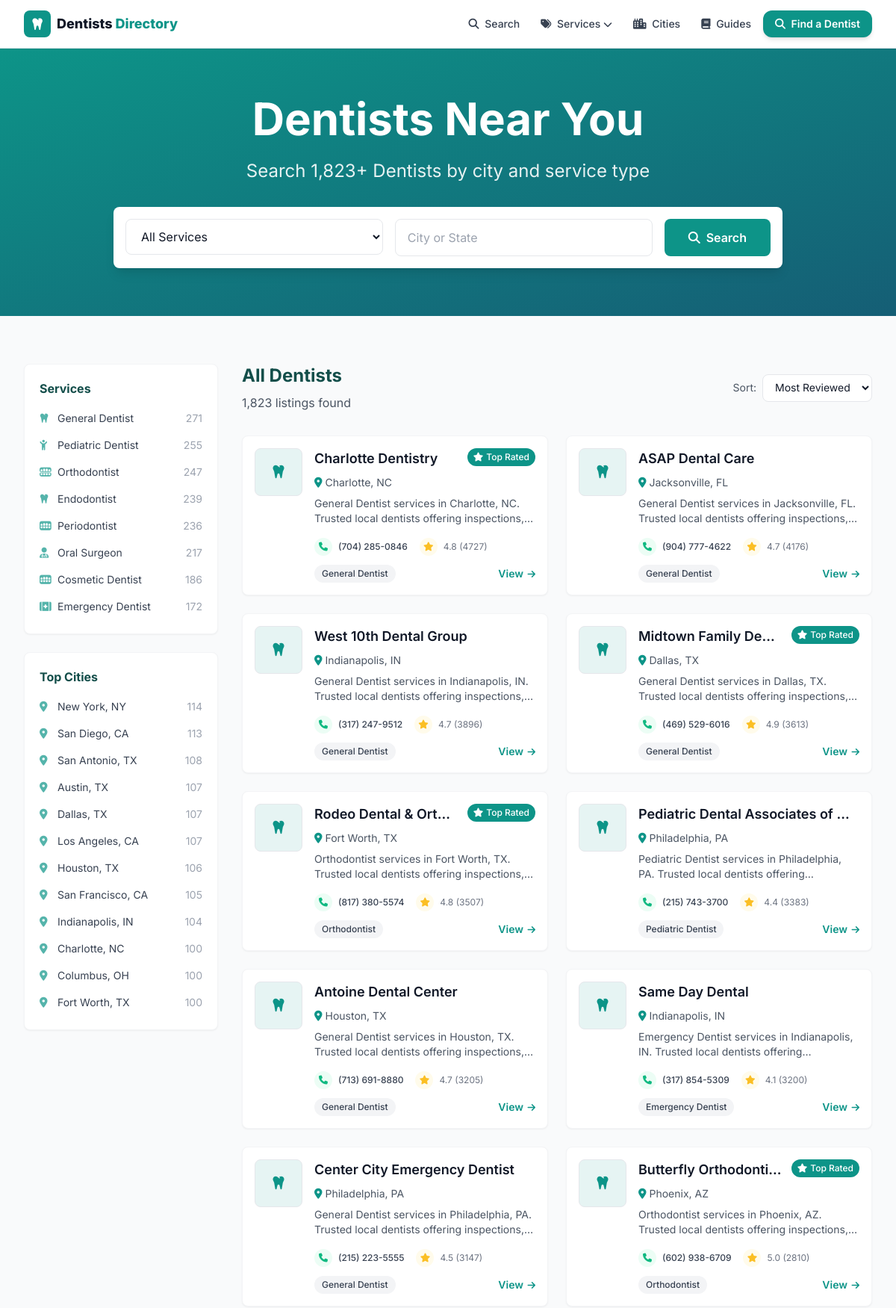
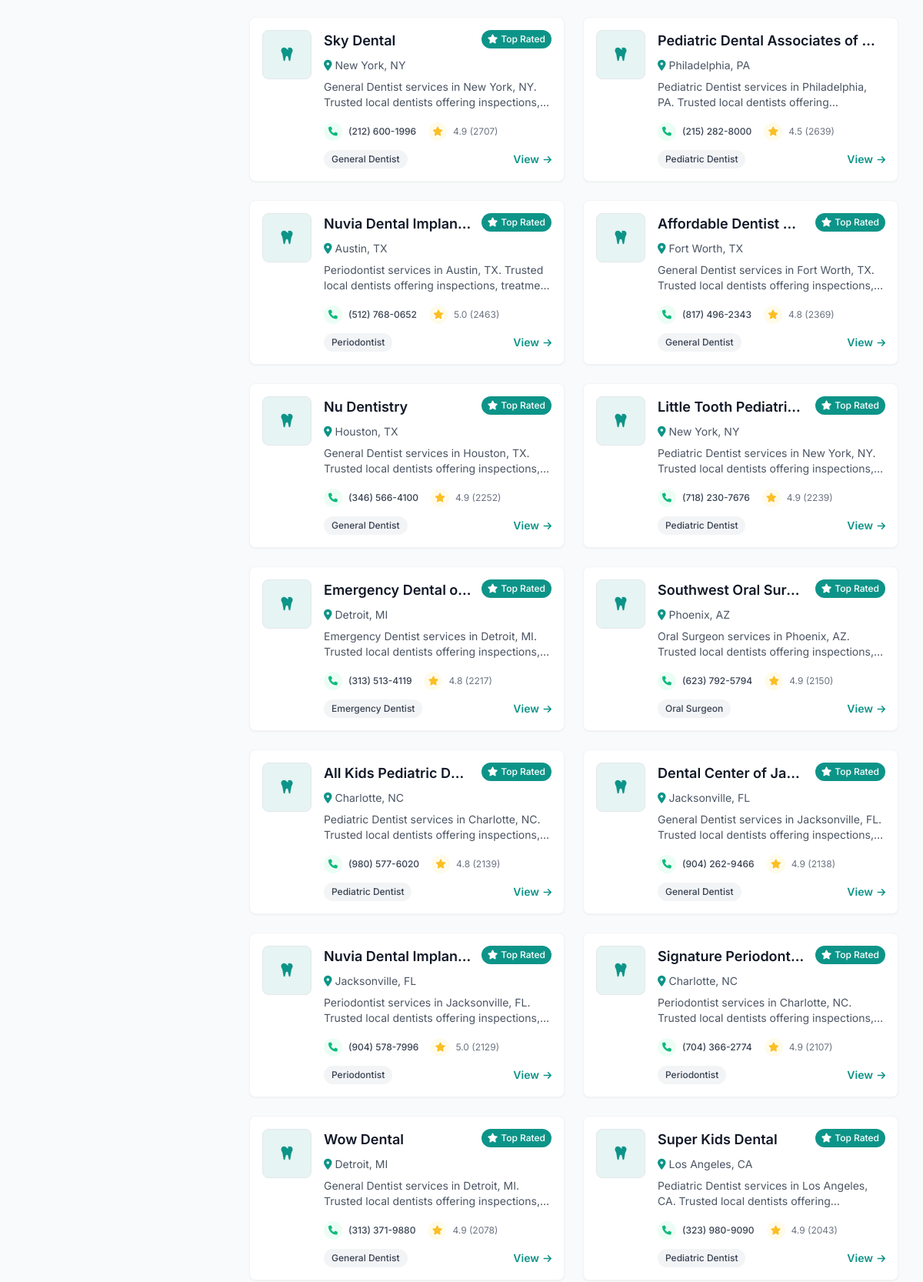
The page / (upper part) on the database its author committed (2 pictures, top to bottom).
### tables this page shows
CREATE TABLE listings (
    id          INTEGER PRIMARY KEY AUTOINCREMENT,
    name        TEXT NOT NULL,
    slug        TEXT UNIQUE NOT NULL,
    category    TEXT,
    city        TEXT,
    state       TEXT,
    address     TEXT,
    phone       TEXT,
    website     TEXT,
    lat         REAL,
    lng         REAL,
    rating      REAL,
    reviews     INTEGER,
    hours       TEXT,           -- JSON blob
    maps_url    TEXT,
    cid         TEXT,           -- google place CID, used for dedup
    scraped_at  TEXT DEFAULT (datetime('now'))
);

### web/app.py (the view)
@app.route("/")
def home():
    d = get_db()
    sort = request.args.get("sort", "reviews")
    order = {"reviews": "reviews DESC", "rating": "rating DESC, reviews DESC",
             "name": "name ASC"}.get(sort, "reviews DESC")
    listings = d.execute(
        f"SELECT * FROM listings ORDER BY {order} LIMIT 24").fetchall()
    cities = d.execute(
        "SELECT city, state, COUNT(*) n FROM listings "
        "GROUP BY city, state ORDER BY n DESC LIMIT 24").fetchall()
    cats = d.execute(
        "SELECT category, COUNT(*) n FROM listings "
        "WHERE category IS NOT NULL GROUP BY category ORDER BY n DESC").fetchall()
    total = dbmod.count(d)
    return render_template("index.html", listings=listings, cities=cities,
                           cats=cats, total=total, sort=sort)

### scraper/db.py (called while the page is built)
def slugify(value: str) -> str:
    value = unicodedata.normalize("NFKD", value).encode("ascii", "ignore").decode()
    value = re.sub(r"[^\w\s-]", "", value).strip().lower()
    return re.sub(r"[-\s]+", "-", value)

def count(conn) -> int:
    return conn.execute("SELECT COUNT(*) FROM listings").fetchone()[0]

### web/app.py (called while the page is built)
def get_db():
    if "db" not in g:
        uri = f"file:{dbmod.DB_PATH.as_posix()}?mode=ro&immutable=1"
        g.db = sqlite3.connect(uri, uri=True)
        g.db.row_factory = sqlite3.Row
    return g.db

def slugify(s):
    return dbmod.slugify(s or "")

@app.context_processor
def inject_globals():
    cats = [r["category"] for r in get_db().execute(
        "SELECT DISTINCT category FROM listings WHERE category IS NOT NULL "
        "ORDER BY category")]
    return {
        "SITE_NAME": app.config["SITE_NAME"],
        "ALL_CATEGORIES": cats,
        "CATEGORY_ICONS": CATEGORY_ICONS,
        "ADSENSE_CLIENT": app.config["ADSENSE_CLIENT"],
        "GA_ID": app.config["GA_ID"],
        "DOMAIN": app.config["DOMAIN"],
        "GSC_VERIFICATION": app.config["GSC_VERIFICATION"],
        "STATE_NAMES": STATE_NAMES,
        "cat_slug": slugify,
    }

### web/templates/index.html (shortened to what this page needs)
{% extends "base.html" %}
{% from "_macros.html" import card %}
{% block content %}
<section class="bg-gradient-to-br from-primary to-gradient text-white py-16">
  <div class="max-w-7xl mx-auto px-4 sm:px-6 lg:px-8 text-center">
    <h1 class="text-4xl md:text-6xl font-heading font-bold mb-6">Dentists Near You</h1>
    <p class="text-xl md:text-2xl mb-8 text-white/90 max-w-3xl mx-auto">Search {{ "{:,}".format(total) }}+ Dentists by city and service type</p>
    <div class="max-w-4xl mx-auto">
      <form method="GET" action="/search" class="flex flex-col md:flex-row gap-4 bg-white rounded-lg p-4 shadow-lg">
        <div class="flex-1 relative">
          <select name="category" class="w-full px-4 py-3 text-gray-900 rounded-lg border border-gray-200 focus:border-primary focus:ring-2 focus:ring-primary/20 outline-none bg-white">
            <option value="">All Services</option>
          </select>
        </div>
        <div class="flex-1 relative">
          <input name="city" placeholder="City or State" class="w-full px-4 py-3 text-gray-900 rounded-lg border border-gray-200 focus:border-primary focus:ring-2 focus:ring-primary/20 outline-none">
        </div>
        <button class="bg-primary hover:opacity-90 text-white font-semibold px-8 py-3 rounded-lg whitespace-nowrap"><i class="fas fa-search mr-2"></i>Search</button>
      </form>
    </div>
  </div>
</section>
<section class="py-16 bg-gray-50">
  <div class="max-w-7xl mx-auto px-4 sm:px-6 lg:px-8">
    <div class="grid grid-cols-1 lg:grid-cols-4 gap-8">
      <aside class="lg:col-span-1 space-y-6">
        <div class="bg-white rounded-lg shadow-sm border border-gray-100 p-5">
          <h3 class="font-heading font-bold text-secondary mb-3">Services</h3>
          <ul class="space-y-1">
            {% for c in cats %}
            <li><a href="/category/{{ cat_slug(c.category) }}" class="flex items-center justify-between text-sm text-gray-700 hover:text-primary py-1.5">
              <span><i class="fa-solid {{ CATEGORY_ICONS.get(c.category,'fa-bug') }} mr-2 text-primary/70 w-4"></i>{{ c.category }}</span>
              <span class="text-gray-400">{{ c.n }}</span></a></li>
            {% endfor %}
          </ul>
        </div>
        <div class="bg-white rounded-lg shadow-sm border border-gray-100 p-5">
          <h3 class="font-heading font-bold text-secondary mb-3">Top Cities</h3>
          <ul class="space-y-1">
            {% for c in cities[:12] %}
            <li><a href="/{{ c.state|lower }}/{{ cat_slug(c.city) }}" class="flex items-center justify-between text-sm text-gray-700 hover:text-primary py-1.5">
              <span><i class="fas fa-map-marker-alt mr-2 text-primary/70 w-4"></i>{{ c.city }}, {{ c.state }}</span>
              <span class="text-gray-400">{{ c.n }}</span></a></li>
            {% endfor %}
          </ul>
        </div>
      </aside>
      <div class="lg:col-span-3">
        <div class="listings-container">
          <div class="flex flex-col sm:flex-row justify-between items-start sm:items-center mb-8">
            <div>
              <h2 class="text-2xl font-heading font-bold text-secondary mb-2">All Dentists</h2>
              <p class="text-gray-600">{{ "{:,}".format(total) }} listings found</p>
            </div>
            <div class="mt-4 sm:mt-0">
              <form method="GET" class="flex items-center space-x-2">
                <label class="text-sm text-gray-600">Sort:</label>
                <select name="sort" onchange="this.form.submit()" class="px-3 py-2 border border-gray-200 rounded-lg text-sm focus:border-primary outline-none bg-white">
                  <option value="reviews" {% if sort=='reviews' %}selected{% endif %}>Most Reviewed</option>
                </select>
              </form>
            </div>
          </div>
          <div class="grid grid-cols-1 md:grid-cols-2 gap-6 mb-8">
            {% for l in listings %}{{ card(l) }}{% endfor %}
          </div>
        </div>
      </div>
    </div>
  </div>
</section>
{% endblock %}

### web/templates/_macros.html (shortened to what this page needs)
{% macro card(l) %}
<div class="bg-white rounded-lg shadow-sm hover:shadow-md transition-all duration-200 overflow-hidden border border-gray-100">
  <div class="p-4">
    <div class="flex items-start space-x-4">
      <div class="flex-shrink-0">
      </div>
      <div class="flex-1 min-w-0">
        <div class="flex items-start mb-2">
          <h3 class="text-lg font-heading font-semibold text-gray-900 flex-1 min-w-0 mr-3">
            <a href="/listing/{{ l.slug }}" class="hover:text-primary block truncate">{{ l.name }}</a>
          </h3>
          {% if l.rating and l.rating >= 4.8 %}
          <span class="bg-primary text-white px-2 py-1 rounded-full text-xs font-medium flex-shrink-0">
            <i class="fas fa-star mr-1"></i><span class="hidden sm:inline">Top Rated</span></span>
          {% endif %}
        </div>
        <p class="text-sm text-gray-600 flex items-center mb-2">
          <i class="fas fa-map-marker-alt mr-1 text-primary"></i>
          <a href="/{{ l.state|lower }}/{{ l.city|slugify }}" class="hover:text-primary hover:underline">{{ l.city }}, {{ l.state }}</a>
        </p>
        <p class="text-gray-600 text-sm mb-4 line-clamp-2">
          {{ l.category or 'Dentists' }} services in {{ l.city }}, {{ l.state }}. Trusted local dentists offering inspections, treatment and prevention. Call for service and fast response.
        </p>
        <div class="flex items-center justify-between text-xs mb-3">
          <div class="flex items-center space-x-4">
            {% if l.phone %}
            <a href="tel:{{ l.phone|trim }}" class="flex items-center group transition-all duration-200 hover:text-emerald-600">
              <div class="w-6 h-6 rounded-full bg-emerald-50 flex items-center justify-center mr-2 group-hover:bg-emerald-100">
                <i class="fas fa-phone text-xs text-emerald-500"></i></div>
              <span class="hidden sm:inline text-gray-700 group-hover:text-emerald-600 font-medium">{{ l.phone|trim }}</span>
            </a>
            {% endif %}
            {% if l.reviews %}
            <div class="flex items-center text-gray-500">
              <div class="w-6 h-6 rounded-full bg-amber-50 flex items-center justify-center mr-2"><i class="fas fa-star text-xs text-amber-400"></i></div>
              <span>{{ "%.1f"|format(l.rating) }} ({{ l.reviews }})</span>
            </div>
            {% endif %}
          </div>
        </div>
        <div class="flex items-center justify-between">
          {% if l.category %}<span class="bg-gray-100 text-gray-700 px-2.5 py-1 rounded-full text-xs font-medium">{{ l.category }}</span>{% else %}<span></span>{% endif %}
          <a href="/listing/{{ l.slug }}" class="text-primary font-semibold text-sm hover:underline">View <i class="fas fa-arrow-right text-xs ml-0.5"></i></a>
        </div>
      </div>
    </div>
  </div>
</div>
{% endmacro %}

### web/templates/base.html (style rules this page uses)
body { font-family:'Inter',sans-serif }

### rows shown on the page
listings: category "Pediatric Dentist", n "255"
listings: category "Orthodontist", n "247"
listings: category "Oral Surgeon", n "217"
listings: city "New York", state "NY", n "114"
listings: name "Charlotte Dentistry", shows "Top Rated", city "Charlotte", state "NC", category "General Dentist", phone "(704) 285-0846", rating "4.8", reviews "4727"
listings: name "ASAP Dental Care", city "Jacksonville", state "FL", category "General Dentist", phone "(904) 777-4622", rating "4.7", reviews "4176"
listings: name "West 10th Dental Group", city "Indianapolis", state "IN", category "General Dentist", phone "(317) 247-9512", rating "4.7", reviews "3896"
listings: name "Midtown Family De…", shows "Top Rated", city "Dallas", state "TX", category "General Dentist", phone "(469) 529-6016", rating "4.9", reviews "3613"
listings: name "Rodeo Dental & Orth…", shows "Top Rated", city "Fort Worth", state "TX", category "Orthodontist", phone "(817) 380-5574", rating "4.8", reviews "3507"
listings: name "Pediatric Dental Associates of…", city "Philadelphia", state "PA", category "Pediatric Dentist", phone "(215) 743-3700", rating "4.4", reviews "3383"
listings: name "Antoine Dental Center", city "Houston", state "TX", category "General Dentist", phone "(713) 691-8880", rating "4.7", reviews "3205"
listings: name "Same Day Dental", city "Indianapolis", state "IN", category "Emergency Dentist", phone "(317) 854-5309", rating "4.1", reviews "3200"
listings: name "Center City Emergency Dentist", city "Philadelphia", state "PA", category "General Dentist", phone "(215) 223-5555", rating "4.5", reviews "3147"
listings: name "Butterfly Orthodonti…", shows "Top Rated", city "Phoenix", state "AZ", category "Orthodontist", phone "(602) 938-6709", rating "5.0", reviews "2810"
listings: name "Sky Dental", shows "Top Rated", city "New York", state "NY", category "General Dentist", phone "(212) 600-1996", rating "4.9", reviews "2707"
listings: name "Pediatric Dental Associates of…", city "Philadelphia", state "PA", category "Pediatric Dentist", phone "(215) 282-8000", rating "4.5", reviews "2639"
listings: name "Nuvia Dental Implan…", shows "Top Rated", city "Austin", state "TX", category "Periodontist", phone "(512) 768-0652", rating "5.0", reviews "2463"
listings: name "Affordable Dentist…", shows "Top Rated", city "Fort Worth", state "TX", category "General Dentist", phone "(817) 496-2343", rating "4.8", reviews "2369"
listings: name "Nu Dentistry", shows "Top Rated", city "Houston", state "TX", category "General Dentist", phone "(346) 566-4100", rating "4.9", reviews "2252"
listings: name "Little Tooth Pediatri…", shows "Top Rated", city "New York", state "NY", category "Pediatric Dentist", phone "(718) 230-7676", rating "4.9", reviews "2239"
listings: name "Emergency Dental o…", shows "Top Rated", city "Detroit", state "MI", category "Emergency Dentist", phone "(313) 513-4119", rating "4.8", reviews "2217"
listings: name "Southwest Oral Sur…", shows "Top Rated", city "Phoenix", state "AZ", category "Oral Surgeon", phone "(623) 792-5794", rating "4.9", reviews "2150"
listings: name "All Kids Pediatric De…", shows "Top Rated", city "Charlotte", state "NC", category "Pediatric Dentist", phone "(980) 577-6020", rating "4.8", reviews "2139"
listings: name "Dental Center of Ja…", shows "Top Rated", city "Jacksonville", state "FL", category "General Dentist", phone "(904) 262-9466", rating "4.9", reviews "2138"
listings: name "Nuvia Dental Implan…", shows "Top Rated", city "Jacksonville", state "FL", category "Periodontist", phone "(904) 578-7996", rating "5.0", reviews "2129"
listings: name "Signature Periodont…", shows "Top Rated", city "Charlotte", state "NC", category "Periodontist", phone "(704) 366-2774", rating "4.9", reviews "2107"
listings: name "Wow Dental", shows "Top Rated", city "Detroit", state "MI", category "General Dentist", phone "(313) 371-9880", rating "4.9", reviews "2078"
listings: name "Super Kids Dental", shows "Top Rated", city "Los Angeles", state "CA", category "Pediatric Dentist", phone "(323) 980-9090", rating "4.9", reviews "2043"

### other values the page prints
{{ "{:,}".format(total) }} "1,823"
{{ c.category }} "General Dentist" "Endodontist" "Periodontist" "Cosmetic Dentist" "Emergency Dentist"
{{ c.n }} "271" "239" "236" "186" "172"
{{ c.city }} "San Diego" "San Antonio" "Austin" "Dallas" "Los Angeles" "Houston" "San Francisco" "Indianapolis" "Charlotte" "Columbus" "Fort Worth"
{{ c.state }} "CA" "TX" "TX" "TX" "CA" "TX" "CA" "IN" "NC" "OH" "TX"
{{ c.n }} "113" "108" "107" "107" "107" "106" "105" "104" "100" "100" "100"
